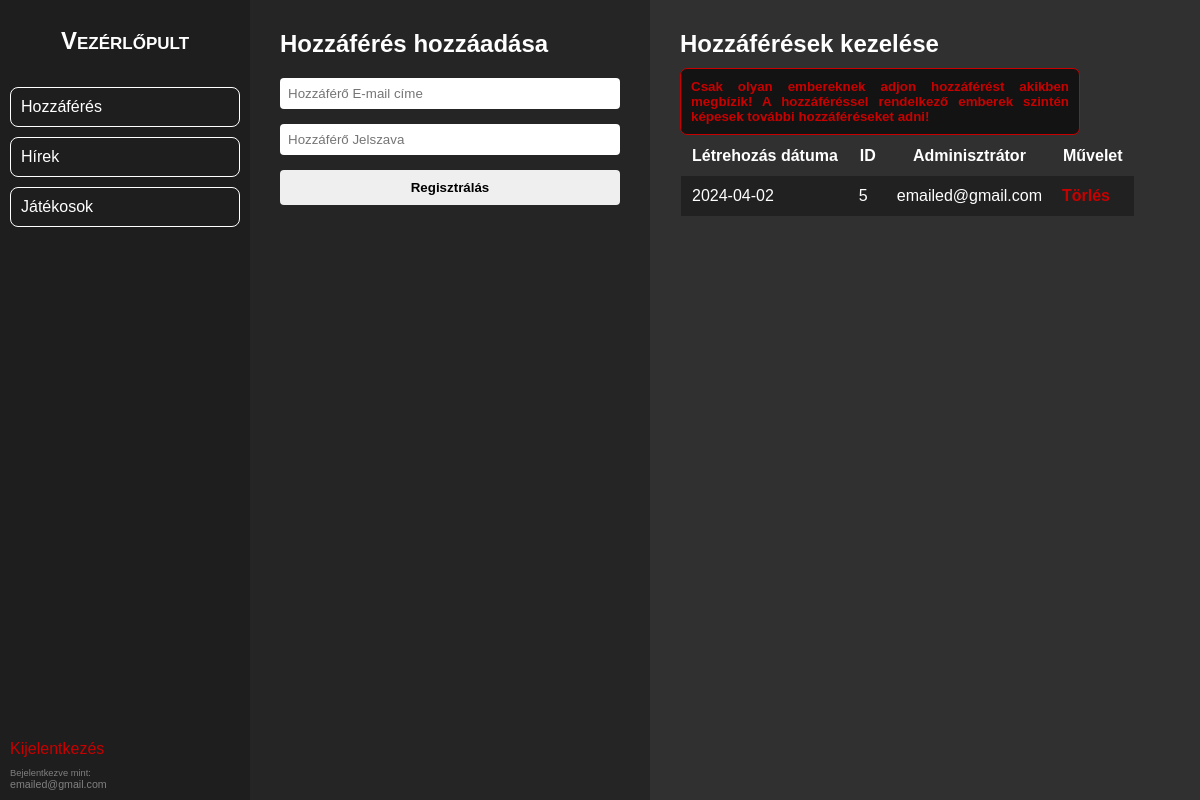
The app's page /admin/panels/admin_panel.php (signed in), older data.
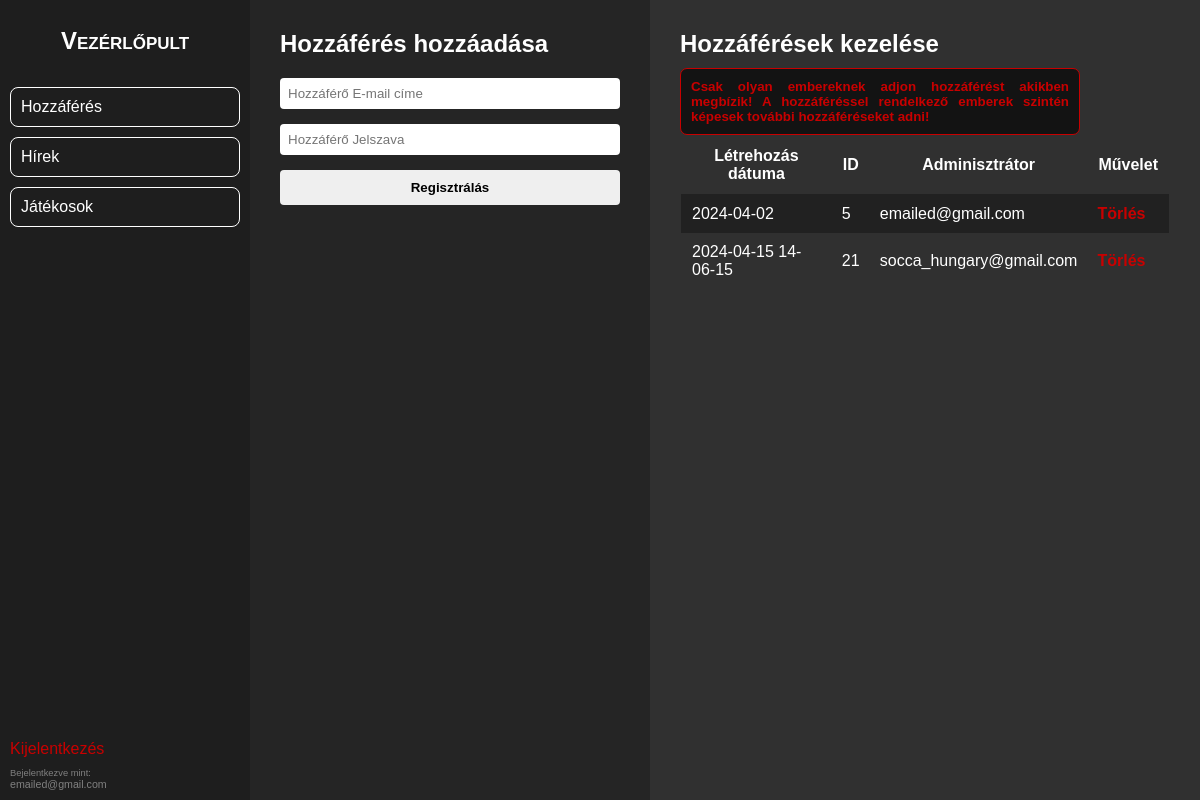
The same page, newer data.
### tables this page shows
CREATE TABLE IF NOT EXISTS `admin_default` (
  `id_adm` tinyint UNSIGNED NOT NULL AUTO_INCREMENT,
  `date` varchar(255) NOT NULL,
  `email` varchar(48) NOT NULL,
  `passwrd` char(40) NOT NULL,
  PRIMARY KEY (`id_adm`)
);

### admin/admin_def/admin_manager.php (the view, shortened to what this page needs)
<div class="admin-manager-container">
    <h2>Hozzáférések kezelése</h2>
    <div class="notice">
        Csak olyan embereknek adjon hozzáférést akikben megbízik! A hozzáféréssel rendelkező emberek szintén képesek további hozzáféréseket adni!
    </div>
    <table class="admin-table">
        <tr>
            <th>Létrehozás dátuma</th>
            <th>ID</th>
            <th>Adminisztrátor</th>
            <th>Művelet</th>
        </tr>
        <?php
        include('../../connect.php');
        $sqlSelect = "SELECT id_adm, email, date FROM admin_default";
        $result = mysqli_query($conn, $sqlSelect);
        while ($data = mysqli_fetch_array($result)) {
        ?>
            <tr>
                <td><?php echo $data["date"] ?></td>
                <td><?php echo $data["id_adm"] ?></td>
                <td><?php echo $data["email"] ?></td>
                <td>
                    <a class="delete" onclick="return confirm('Biztosan eltávolítja az ADMINISZTRÁTORT a rendszerből?');" href="../../admin/admin_def/admin_delete.php?id_adm=<?php echo $data["id_adm"] ?>">
                        Törlés
                    </a>
                </td>
            </tr>
        <?php
        }
        ?>
    </table>
</div>

### admin/headers/header.php (shortened to what this page needs)
<!DOCTYPE html>
<html lang="en">
<head>
</head>
<body>
    <div class="main">
        <div class="container">
            <h1 class="dashboard"><a href="../panels/dashboard_panel.php">Vezérlőpult</a></h1>
            <div class="menu-container">
                <a href="../panels/admin_panel.php" class="admin">Hozzáférés</a>
                <a href="../panels/news_panel.php" class="news">Hírek</a>
                <a href="../panels/players_panel.php" class="players">Játékosok</a>
            </div>
            <div class="logged">
                <a href="../logout.php" class="logout">Kijelentkezés</a>
                <div class="logged-user">
                    <span class="in-as">Bejelentkezve mint:</span>
                    <span id="user"><?php print $_SESSION["email"] ?></span>
                </div>
            </div>
        </div>

### admin/panels/admin_panel.php (shortened to what this page needs)
<?php
include("../headers/header.php");
?>
<div class="action-container">
    <?php include("../admin_def/admin_create.php") ?>
    <?php include("../admin_def/admin_manager.php") ?>
</div>
<?php
include("../headers/footer.php");
?>

### admin/admin_def/admin_create.php (shortened to what this page needs)
<div class="admin-create-container">
    <h2>Hozzáférés hozzáadása</h2>
    <form action="../../admin/admin_def/admin_process.php" method="post" class="new-admin-form" autocomplete="off">
        <div class="inputs">
            <input class="inarea" type="text" class="form-control" name="email" placeholder="Hozzáférő E-mail címe" required>
            <input class="inarea" type="password" name="passwrd" class="form-control" placeholder="Hozzáférő Jelszava" required>
            <input type="submit" value="Regisztrálás" name="submit_a">
        </div>
    </form>
</div>

### admin/headers/footer.php
</div>
</body>
</html>

### admin/panels/admin_panel.php (style rules this page uses)
.action-container { display: flex; width: 100%; }

### admin/admin_def/admin_create.php (style rules this page uses)
.admin-create-container { display: flex; justify-content: baseline; flex-direction: column; width: 100%; max-width: 400px; background-color: #252525; color: #fff; padding: 30px; }
.new-admin-form { display: flex; flex-direction: column; }
.new-admin-form .inarea { padding: 8px; border-radius: 4px; border: none; }
.new-admin-form input[type="submit"] { padding: 10px; border: none; border-radius: 4px; font-weight: bold; }
.inputs { display: flex; flex-direction: column; margin-top: 20px; gap: 15px; }

### admin/admin_def/admin_manager.php (style rules this page uses)
.admin-manager-container { display: flex; flex-direction: column; align-items: baseline; justify-content: baseline; padding: 30px; width: 100%; background-color: #303030; color: #fff; }
.admin-table { border-collapse: collapse; }
.admin-table, th, td { padding: 10px; }
.admin-table tr:nth-child(even) { background-color: #212121; }
.admin-table, th { border: 2px solid transparent; }
.delete { color: rgb(200, 0, 0); text-decoration: none; font-weight: bold; }
.notice { background-color: #131313; padding: 10px; margin-top: 10px; font-size: 10pt; text-align: justify; max-width: 400px; color: rgb(200, 0, 0); font-weight: bold; border-radius: 7px; border: 1px solid rgb(200, 0, 0); }

Row changes from the older to the newer data that the page shows:
added admin_default: date "2024-04-15 14-06-15", id_adm "21", email "socca_hungary@gmail.com"
